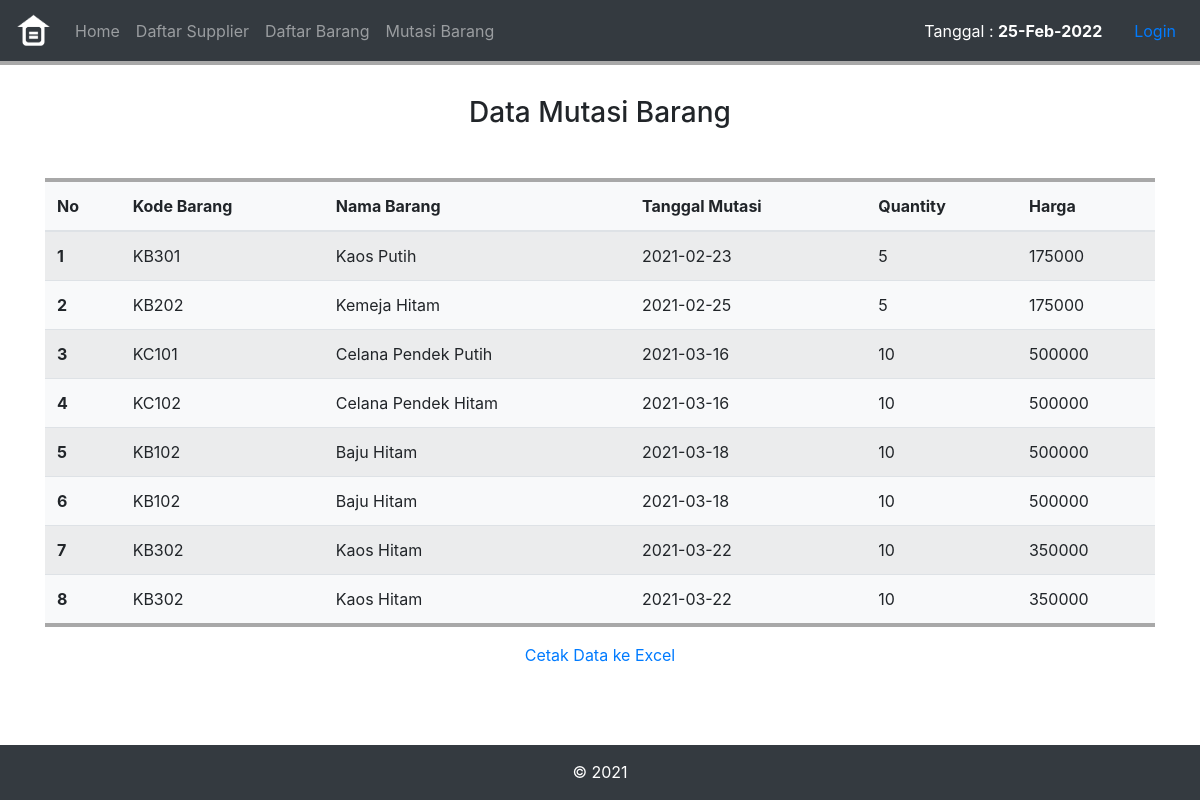
/views_guest/mutasi_guest.php, run on the app's committed database.
### tables this page shows
CREATE TABLE `m_mutasi` (
  `mutasi_id` int(11) NOT NULL,
  `mutasi_item_id` int(11) NOT NULL,
  `mutasi_date` date NOT NULL,
  `mutasi_quantity` int(11) NOT NULL,
  `mutasi_price` int(11) NOT NULL
);

CREATE TABLE `m_item` (
  `item_id` int(11) NOT NULL,
  `item_code` varchar(20) NOT NULL,
  `item_name` varchar(100) NOT NULL,
  `item_quantity` int(11) NOT NULL,
  `item_price` int(11) NOT NULL,
  `item_supplier_id` int(11) NOT NULL
);

### views_guest/mutasi_guest.php (the view, shortened to what this page needs)
<?php
	include_once '../koneksi.php';
	$mutasi 	= mysqli_query($koneksi, "SELECT * FROM m_mutasi,m_item WHERE m_mutasi.mutasi_item_id=m_item.item_id");
?>
<!DOCTYPE html>
<html>
	<head>
		<link rel="stylesheet" href="../assets/css/bootstrap.min.css">
		<link rel="stylesheet" href="../assets/css/style.css">
		<link rel="stylesheet" href="../assets/fonts/css/font-awesome.min.css">
	</head>
	<body>
		<?php include "header_guest.php"; ?>
		<div class="container table-responsive mt-5">
			<div class="font-weight-bold text-center mt-5 mb-5">
				<h3>Data Mutasi Barang</h3>
			</div>
			<table class="table table-striped bg-light" style="border-top: #a8a8a8 4px solid; border-bottom: #a8a8a8 4px solid">
			  <thead class="thead">
			    <tr>
			      <th scope="col">No</th>
				  <th scope="col">Kode Barang</th>
				  <th scope="col">Nama Barang</th>
			      <th scope="col">Tanggal Mutasi</th>
			      <th scope="col">Quantity</th>
			      <th scope="col">Harga</th>
			    </tr>
			  </thead>
			  <tbody>
			  	<?php $no=1; foreach($mutasi as $datamutasi) { ?>
			    <tr>
			      <th scope="row"><?php echo $no; ?></th>
				  <td><?php echo $datamutasi['item_code']; ?></td>
				  <td><?php echo $datamutasi['item_name']; ?></td>
			      <td><?php echo $datamutasi['mutasi_date']; ?></td>
			      <td id="tablequantity"><?php echo $datamutasi['mutasi_quantity']; ?></td>
			      <td><?php echo $datamutasi['mutasi_price']; ?></td>
			    </tr>
			    <?php $no++;} ?>
			  </tbody>
			</table>
			<div class="text-center mt-2">
				<a href="../ekspor_excel.php">Cetak Data ke Excel</a>
			</div>
		</div>
		<?php include "footer_guest.php"; ?>
	</body>
</html>

### data on the page
m_mutasi: m_item.item_code "KB301", m_item.item_name "Kaos Putih", mutasi_date "2021-02-23", mutasi_quantity "5", mutasi_price "175000"
m_mutasi: m_item.item_code "KB202", m_item.item_name "Kemeja Hitam", mutasi_date "2021-02-25", mutasi_quantity "5", mutasi_price "175000"
m_mutasi: m_item.item_code "KC101", m_item.item_name "Celana Pendek Putih", mutasi_date "2021-03-16", mutasi_quantity "10", mutasi_price "500000"
m_mutasi: m_item.item_code "KC102", m_item.item_name "Celana Pendek Hitam", mutasi_date "2021-03-16", mutasi_quantity "10", mutasi_price "500000"
m_mutasi: m_item.item_code "KB102", m_item.item_name "Baju Hitam", mutasi_date "2021-03-18", mutasi_quantity "10", mutasi_price "500000"
m_mutasi: m_item.item_code "KB102", m_item.item_name "Baju Hitam", mutasi_date "2021-03-18", mutasi_quantity "10", mutasi_price "500000"
m_mutasi: m_item.item_code "KB302", m_item.item_name "Kaos Hitam", mutasi_date "2021-03-22", mutasi_quantity "10", mutasi_price "350000"
m_mutasi: m_item.item_code "KB302", m_item.item_name "Kaos Hitam", mutasi_date "2021-03-22", mutasi_quantity "10", mutasi_price "350000"
